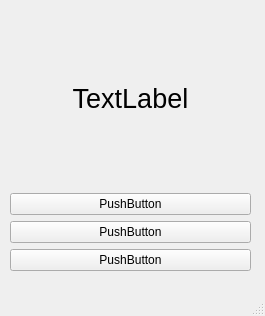
<?xml version="1.0" encoding="UTF-8"?>
<ui version="4.0">
 <class>MainWindow</class>
 <widget class="QMainWindow" name="MainWindow">
  <property name="geometry">
   <rect>
    <x>0</x>
    <y>0</y>
    <width>265</width>
    <height>316</height>
   </rect>
  </property>
  <property name="windowTitle">
   <string>MainWindow</string>
  </property>
  <widget class="QWidget" name="centralwidget">
   <widget class="QWidget" name="layoutWidget">
    <property name="geometry">
     <rect>
      <x>10</x>
      <y>10</y>
      <width>241</width>
      <height>261</height>
     </rect>
    </property>
    <layout class="QVBoxLayout" name="verticalLayout">
     <item>
      <widget class="QLabel" name="label">
       <property name="palette">
        <palette>
         <active>
          <colorrole role="WindowText">
           <brush brushstyle="SolidPattern">
            <color alpha="255">
             <red>0</red>
             <green>0</green>
             <blue>0</blue>
            </color>
           </brush>
          </colorrole>
          <colorrole role="Button">
           <brush brushstyle="SolidPattern">
            <color alpha="255">
             <red>252</red>
             <green>175</green>
             <blue>62</blue>
            </color>
           </brush>
          </colorrole>
          <colorrole role="Light">
           <brush brushstyle="SolidPattern">
            <color alpha="255">
             <red>255</red>
             <green>227</green>
             <blue>186</blue>
            </color>
           </brush>
          </colorrole>
          <colorrole role="Midlight">
           <brush brushstyle="SolidPattern">
            <color alpha="255">
             <red>253</red>
             <green>201</green>
             <blue>124</blue>
            </color>
           </brush>
          </colorrole>
          <colorrole role="Dark">
           <brush brushstyle="SolidPattern">
            <color alpha="255">
             <red>126</red>
             <green>87</green>
             <blue>31</blue>
            </color>
           </brush>
          </colorrole>
          <colorrole role="Mid">
           <brush brushstyle="SolidPattern">
            <color alpha="255">
             <red>168</red>
             <green>117</green>
             <blue>41</blue>
            </color>
           </brush>
          </colorrole>
          <colorrole role="Text">
           <brush brushstyle="SolidPattern">
            <color alpha="255">
             <red>0</red>
             <green>0</green>
             <blue>0</blue>
            </color>
           </brush>
          </colorrole>
          <colorrole role="BrightText">
           <brush brushstyle="SolidPattern">
            <color alpha="255">
             <red>255</red>
             <green>255</green>
             <blue>255</blue>
            </color>
           </brush>
          </colorrole>
          <colorrole role="ButtonText">
           <brush brushstyle="SolidPattern">
            <color alpha="255">
             <red>0</red>
             <green>0</green>
             <blue>0</blue>
            </color>
           </brush>
          </colorrole>
          <colorrole role="Base">
           <brush brushstyle="SolidPattern">
            <color alpha="255">
             <red>255</red>
             <green>255</green>
             <blue>255</blue>
            </color>
           </brush>
          </colorrole>
          <colorrole role="Window">
           <brush brushstyle="SolidPattern">
            <color alpha="255">
             <red>252</red>
             <green>175</green>
             <blue>62</blue>
            </color>
           </brush>
          </colorrole>
          <colorrole role="Shadow">
           <brush brushstyle="SolidPattern">
            <color alpha="255">
             <red>0</red>
             <green>0</green>
             <blue>0</blue>
            </color>
           </brush>
          </colorrole>
          <colorrole role="AlternateBase">
           <brush brushstyle="SolidPattern">
            <color alpha="255">
             <red>253</red>
             <green>215</green>
             <blue>158</blue>
            </color>
           </brush>
          </colorrole>
          <colorrole role="ToolTipBase">
           <brush brushstyle="SolidPattern">
            <color alpha="255">
             <red>255</red>
             <green>255</green>
             <blue>220</blue>
            </color>
           </brush>
          </colorrole>
          <colorrole role="ToolTipText">
           <brush brushstyle="SolidPattern">
            <color alpha="255">
             <red>0</red>
             <green>0</green>
             <blue>0</blue>
            </color>
           </brush>
          </colorrole>
          <colorrole role="PlaceholderText">
           <brush brushstyle="SolidPattern">
            <color alpha="128">
             <red>0</red>
             <green>0</green>
             <blue>0</blue>
            </color>
           </brush>
          </colorrole>
         </active>
         <inactive>
          <colorrole role="WindowText">
           <brush brushstyle="SolidPattern">
            <color alpha="255">
             <red>0</red>
             <green>0</green>
             <blue>0</blue>
            </color>
           </brush>
          </colorrole>
          <colorrole role="Button">
           <brush brushstyle="SolidPattern">
            <color alpha="255">
             <red>252</red>
             <green>175</green>
             <blue>62</blue>
            </color>
           </brush>
          </colorrole>
          <colorrole role="Light">
           <brush brushstyle="SolidPattern">
            <color alpha="255">
             <red>255</red>
             <green>227</green>
             <blue>186</blue>
            </color>
           </brush>
          </colorrole>
          <colorrole role="Midlight">
           <brush brushstyle="SolidPattern">
            <color alpha="255">
             <red>253</red>
             <green>201</green>
             <blue>124</blue>
            </color>
           </brush>
          </colorrole>
          <colorrole role="Dark">
           <brush brushstyle="SolidPattern">
            <color alpha="255">
             <red>126</red>
             <green>87</green>
             <blue>31</blue>
            </color>
           </brush>
          </colorrole>
          <colorrole role="Mid">
           <brush brushstyle="SolidPattern">
            <color alpha="255">
             <red>168</red>
             <green>117</green>
             <blue>41</blue>
            </color>
           </brush>
          </colorrole>
          <colorrole role="Text">
           <brush brushstyle="SolidPattern">
            <color alpha="255">
             <red>0</red>
             <green>0</green>
             <blue>0</blue>
            </color>
           </brush>
          </colorrole>
          <colorrole role="BrightText">
           <brush brushstyle="SolidPattern">
            <color alpha="255">
             <red>255</red>
             <green>255</green>
             <blue>255</blue>
            </color>
           </brush>
          </colorrole>
          <colorrole role="ButtonText">
           <brush brushstyle="SolidPattern">
            <color alpha="255">
             <red>0</red>
             <green>0</green>
             <blue>0</blue>
            </color>
           </brush>
          </colorrole>
          <colorrole role="Base">
           <brush brushstyle="SolidPattern">
            <color alpha="255">
             <red>255</red>
             <green>255</green>
             <blue>255</blue>
            </color>
           </brush>
          </colorrole>
          <colorrole role="Window">
           <brush brushstyle="SolidPattern">
            <color alpha="255">
             <red>252</red>
             <green>175</green>
             <blue>62</blue>
            </color>
           </brush>
          </colorrole>
          <colorrole role="Shadow">
           <brush brushstyle="SolidPattern">
            <color alpha="255">
             <red>0</red>
             <green>0</green>
             <blue>0</blue>
            </color>
           </brush>
          </colorrole>
          <colorrole role="AlternateBase">
           <brush brushstyle="SolidPattern">
            <color alpha="255">
             <red>253</red>
             <green>215</green>
             <blue>158</blue>
            </color>
           </brush>
          </colorrole>
          <colorrole role="ToolTipBase">
           <brush brushstyle="SolidPattern">
            <color alpha="255">
             <red>255</red>
             <green>255</green>
             <blue>220</blue>
            </color>
           </brush>
          </colorrole>
          <colorrole role="ToolTipText">
           <brush brushstyle="SolidPattern">
            <color alpha="255">
             <red>0</red>
             <green>0</green>
             <blue>0</blue>
            </color>
           </brush>
          </colorrole>
          <colorrole role="PlaceholderText">
           <brush brushstyle="SolidPattern">
            <color alpha="128">
             <red>0</red>
             <green>0</green>
             <blue>0</blue>
            </color>
           </brush>
          </colorrole>
         </inactive>
         <disabled>
          <colorrole role="WindowText">
           <brush brushstyle="SolidPattern">
            <color alpha="255">
             <red>126</red>
             <green>87</green>
             <blue>31</blue>
            </color>
           </brush>
          </colorrole>
          <colorrole role="Button">
           <brush brushstyle="SolidPattern">
            <color alpha="255">
             <red>252</red>
             <green>175</green>
             <blue>62</blue>
            </color>
           </brush>
          </colorrole>
          <colorrole role="Light">
           <brush brushstyle="SolidPattern">
            <color alpha="255">
             <red>255</red>
             <green>227</green>
             <blue>186</blue>
            </color>
           </brush>
          </colorrole>
          <colorrole role="Midlight">
           <brush brushstyle="SolidPattern">
            <color alpha="255">
             <red>253</red>
             <green>201</green>
             <blue>124</blue>
            </color>
           </brush>
          </colorrole>
          <colorrole role="Dark">
           <brush brushstyle="SolidPattern">
            <color alpha="255">
             <red>126</red>
             <green>87</green>
             <blue>31</blue>
            </color>
           </brush>
          </colorrole>
          <colorrole role="Mid">
           <brush brushstyle="SolidPattern">
            <color alpha="255">
             <red>168</red>
             <green>117</green>
             <blue>41</blue>
            </color>
           </brush>
          </colorrole>
          <colorrole role="Text">
           <brush brushstyle="SolidPattern">
            <color alpha="255">
             <red>126</red>
             <green>87</green>
             <blue>31</blue>
            </color>
           </brush>
          </colorrole>
          <colorrole role="BrightText">
           <brush brushstyle="SolidPattern">
            <color alpha="255">
             <red>255</red>
             <green>255</green>
             <blue>255</blue>
            </color>
           </brush>
          </colorrole>
          <colorrole role="ButtonText">
           <brush brushstyle="SolidPattern">
            <color alpha="255">
             <red>126</red>
             <green>87</green>
             <blue>31</blue>
            </color>
           </brush>
          </colorrole>
          <colorrole role="Base">
           <brush brushstyle="SolidPattern">
            <color alpha="255">
             <red>252</red>
             <green>175</green>
             <blue>62</blue>
            </color>
           </brush>
          </colorrole>
          <colorrole role="Window">
           <brush brushstyle="SolidPattern">
            <color alpha="255">
             <red>252</red>
             <green>175</green>
             <blue>62</blue>
            </color>
           </brush>
          </colorrole>
          <colorrole role="Shadow">
           <brush brushstyle="SolidPattern">
            <color alpha="255">
             <red>0</red>
             <green>0</green>
             <blue>0</blue>
            </color>
           </brush>
          </colorrole>
          <colorrole role="AlternateBase">
           <brush brushstyle="SolidPattern">
            <color alpha="255">
             <red>252</red>
             <green>175</green>
             <blue>62</blue>
            </color>
           </brush>
          </colorrole>
          <colorrole role="ToolTipBase">
           <brush brushstyle="SolidPattern">
            <color alpha="255">
             <red>255</red>
             <green>255</green>
             <blue>220</blue>
            </color>
           </brush>
          </colorrole>
          <colorrole role="ToolTipText">
           <brush brushstyle="SolidPattern">
            <color alpha="255">
             <red>0</red>
             <green>0</green>
             <blue>0</blue>
            </color>
           </brush>
          </colorrole>
          <colorrole role="PlaceholderText">
           <brush brushstyle="SolidPattern">
            <color alpha="128">
             <red>0</red>
             <green>0</green>
             <blue>0</blue>
            </color>
           </brush>
          </colorrole>
         </disabled>
        </palette>
       </property>
       <property name="font">
        <font>
         <pointsize>20</pointsize>
        </font>
       </property>
       <property name="text">
        <string>TextLabel</string>
       </property>
       <property name="alignment">
        <set>Qt::AlignCenter</set>
       </property>
      </widget>
     </item>
     <item>
      <widget class="QPushButton" name="pushButton_3">
       <property name="text">
        <string>PushButton</string>
       </property>
       <property name="icon">
        <iconset resource="../resources.qrc">
         <normaloff>:/icons/penguin.png</normaloff>:/icons/penguin.png</iconset>
       </property>
      </widget>
     </item>
     <item>
      <widget class="QPushButton" name="pushButton">
       <property name="text">
        <string>PushButton</string>
       </property>
       <property name="icon">
        <iconset resource="../resources.qrc">
         <normaloff>:/icons/monkey.png</normaloff>:/icons/monkey.png</iconset>
       </property>
      </widget>
     </item>
     <item>
      <widget class="QPushButton" name="pushButton_2">
       <property name="text">
        <string>PushButton</string>
       </property>
      </widget>
     </item>
    </layout>
   </widget>
  </widget>
  <widget class="QMenuBar" name="menubar">
   <property name="geometry">
    <rect>
     <x>0</x>
     <y>0</y>
     <width>265</width>
     <height>22</height>
    </rect>
   </property>
  </widget>
  <widget class="QStatusBar" name="statusbar"/>
 </widget>
 <resources>
  <include location="../resources.qrc"/>
 </resources>
 <connections/>
</ui>
